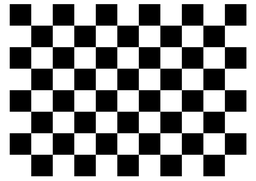
#> input picture Ass_1_tf_Images/bwd_rotation/image.png, 256 x 181 px, shrunk from 1000 x 707 before the run
$ python bwd_map_rotation.py
#> lines starting #> are read from the running program, lines starting #| are printed output that depends on the picture
import numpy as np
import cv2
from numpy.linalg import inv
import math


image = cv2.imread('image.png')
#> image is the input picture: shape (181, 256, 3); min 0, max 255, mean 142.9
#b,g,r = cv2.split(image)
rows,columns,ch = np.shape(image)
#> rows = 181; columns = 256; ch = 3
#print(rows,columns)
angle = 30
theta = np.radians(angle)
c, s = np.cos(theta), np.sin(theta)
rotation_array = np.array(((c,-s), (s, c)))
inv_rotation_array = np.linalg.inv(rotation_array)

new_image = np.zeros([rows,columns,ch])
image = image.astype(int)
new_image = new_image.astype(int)

#rotation

for c in range(ch):
	for px in range(rows):
		for py in range(columns):
			op_vector = np.array([px,py])
			op_vector.shape=(2,1)
			ip_vector = np.dot(inv_rotation_array,op_vector)
			[px_dash,py_dash]=ip_vector

			#bilinear interpolation
			x = math.floor(px_dash)
			y = math.floor(py_dash)
			if x >= 0 and x <rows and y >= 0 and y < columns:
				x1 =  x+1
				y1 = y+1
				if x1 >= 0 and x1 <rows and y1 >= 0 and y1 < columns:
					alpha = y - py_dash
					beta = px_dash - x
					value = ((1-alpha)*(1-beta)*image[x,y,c]) + ((1-alpha)*(beta)*image[x1,y,c]) + ((alpha)*(1-beta)*image[x,y1,c]) + ((alpha)*(beta)*image[x1,y1,c])
					new_image[px,py,c] = value
				elif x1 >= rows:
					alpha = y - py_dash
					beta = px_dash - x
					value = ((1-alpha)*(1-beta)*image[x,y,c]) + ((alpha)*(1-beta)*image[x,y1,c])
					new_image[px,py,c] = value
				elif y1 >= columns:
					alpha = y - py_dash
					beta = px_dash - x
					value = ((1-alpha)*(1-beta)*image[x,y,c]) + ((1-alpha)*(beta)*image[x1,y,c])
					new_image[px,py,c] = value
			else:
				new_image[px,py,c] = 0
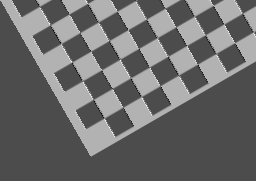
#> new_image: shape (181, 256, 3) int64; min -189, max 444, mean 76.7; drawn with min black and max white

cv2.imwrite('bwd_map_rotate_30_.png',new_image)
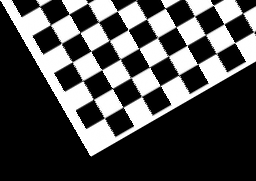
#> saved as bwd_map_rotate_30_.png: shape (181, 256, 3); min 0, max 255, mean 76.6

$ run again, with Ass_1_tf_Images/bwd_rotation/bwd_map_rotate_-20.png copied over Ass_1_tf_Images/bwd_rotation/image.png
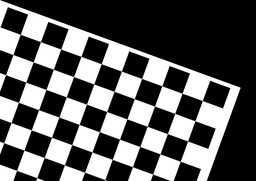
#> input picture Ass_1_tf_Images/bwd_rotation/bwd_map_rotate_-20.png, 256 x 181 px, shrunk from 1000 x 707 before the run
#> image is the input picture: shape (181, 256, 3); min 0, max 255, mean 91.1
#> after the loop `for c in range(ch):`:
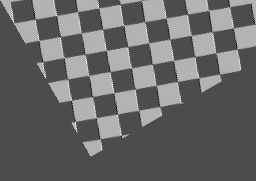
#> new_image: shape (181, 256, 3) int64; min -190, max 442, mean 68.9; drawn with min black and max white
#> `cv2.imwrite('bwd_map_rotate_30_.png',new_image)`:
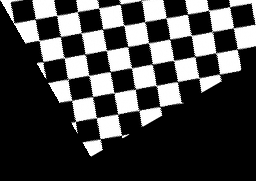
#> saved as bwd_map_rotate_30_.png: shape (181, 256, 3); min 0, max 255, mean 68.9

$ run again, with Ass_1_tf_Images/bwd_rotation/bwd_map_rotate_1ch_30.png copied over Ass_1_tf_Images/bwd_rotation/image.png
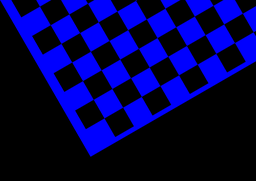
#> input picture Ass_1_tf_Images/bwd_rotation/bwd_map_rotate_1ch_30.png, 256 x 181 px, shrunk from 1000 x 707 before the run
#> image is the input picture: shape (181, 256, 3); mean B, G, R 76.6, 0, 0
#> after the loop `for c in range(ch):`:
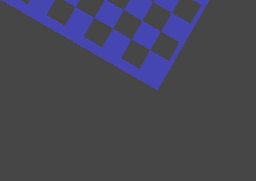
#> new_image: shape (181, 256, 3) int64; mean B, G, R 31.8, 0, 0; drawn with min black and max white
#> `cv2.imwrite('bwd_map_rotate_30_.png',new_image)`:
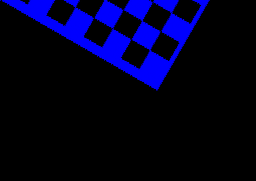
#> saved as bwd_map_rotate_30_.png: shape (181, 256, 3); mean B, G, R 31.9, 0, 0
